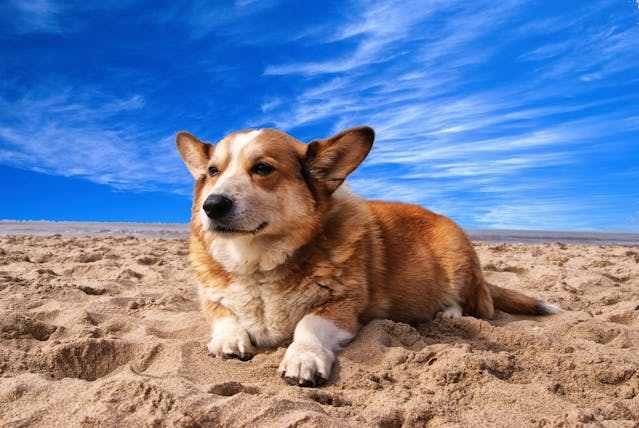
#> input picture basic_cat.jpg, 639 x 428 px
$ python basic_filter.py
#> lines starting #> are read from the running program, lines starting #| are printed output that depends on the picture
from PIL import Image, ImageFilter, ImageEnhance, ImageOps
import matplotlib.pyplot as plt

def apply_blur_filter(image_path):
#> called with image_path = 'basic_cat.jpg'
    try:
        img = Image.open(image_path)
#> img is the input picture: PIL image 639x428 RGB; mean R, G, B 114.3, 129.5, 162.2
        img_resized = img.resize((128, 128))
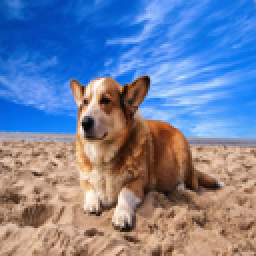
#> img_resized: PIL image 128x128 RGB (shown 2 times larger); mean R, G, B 114.3, 129.5, 162.2
        img_blurred = img_resized.filter(ImageFilter.GaussianBlur(radius=2))
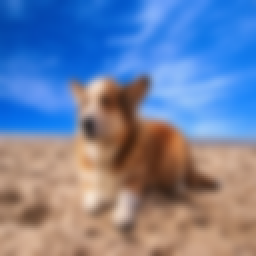
#> img_blurred: PIL image 128x128 RGB (shown 2 times larger); mean R, G, B 114.3, 129.5, 162.2

        plt.imshow(img_blurred)
        plt.axis('off')
        plt.savefig("blurred_image.png")
        print("Processed image saved as 'blurred_image.png'.")

    except Exception as e:
        print(f"Error processing image: {e}")


if __name__ == "__main__":
    image_path = "basic_cat.jpg"  # Replace with your image path

    apply_blur_filter(image_path)
